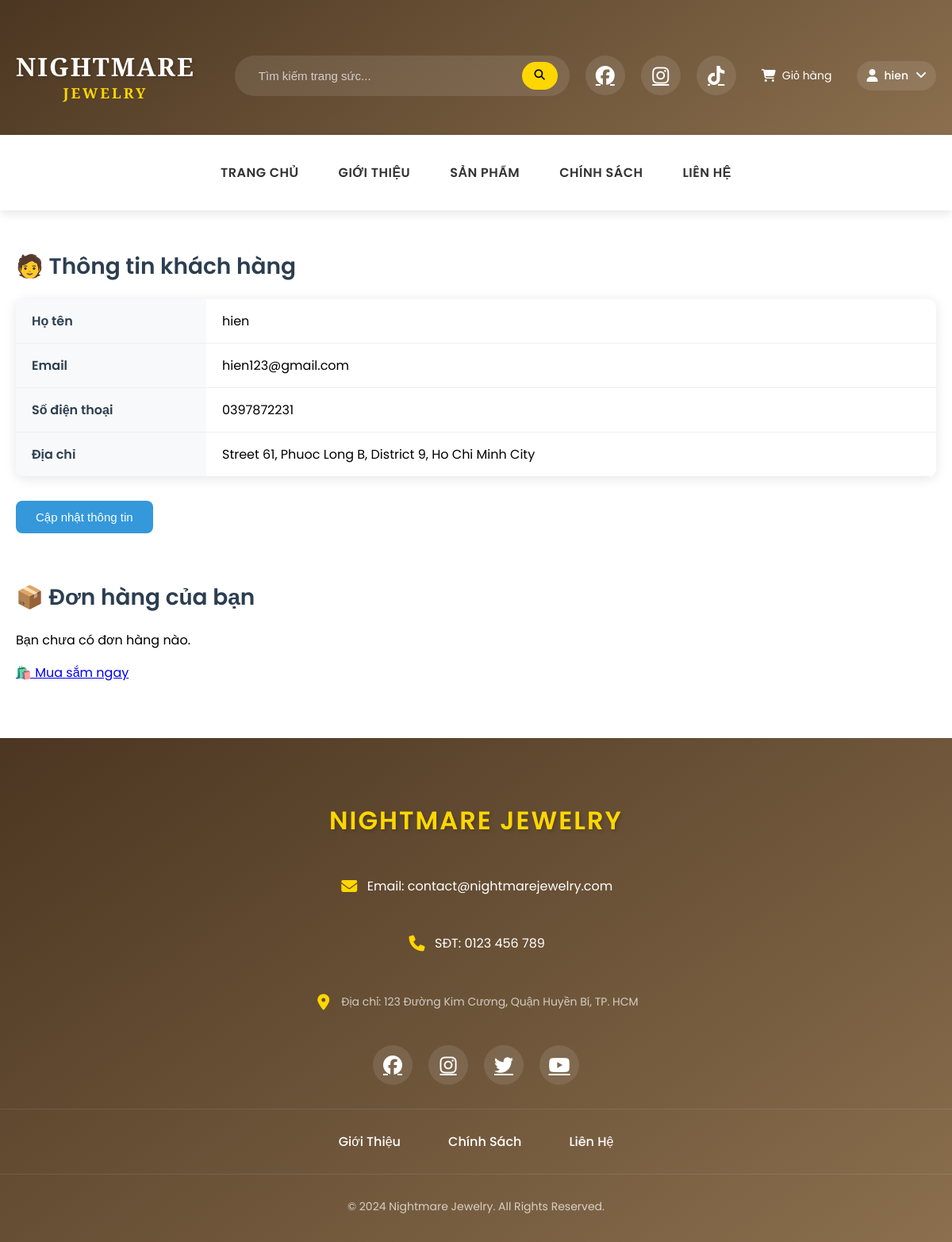
Before: /profile.php (signed in) with the older database file.
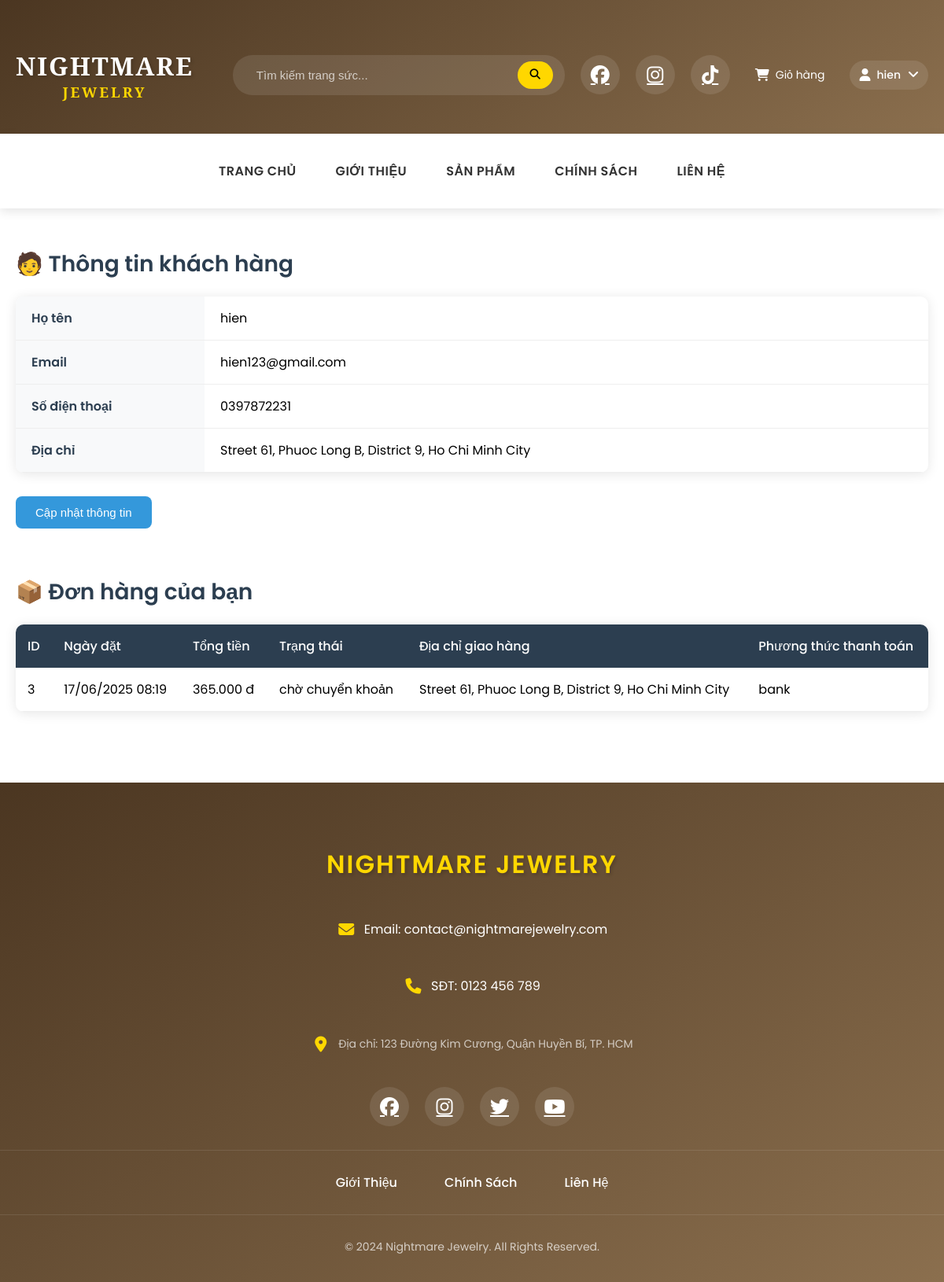
After: the same page with the newer database file.
### tables this page shows
CREATE TABLE `users` (
  `id` int(11) NOT NULL,
  `username` varchar(100) NOT NULL,
  `email` varchar(150) NOT NULL,
  `password` varchar(255) NOT NULL,
  `address` text DEFAULT NULL,
  `phone` varchar(20) DEFAULT NULL,
  `created_at` timestamp NOT NULL DEFAULT current_timestamp()
);

CREATE TABLE `orders` (
  `id` int(11) NOT NULL,
  `user_id` int(11) DEFAULT NULL,
  `order_date` timestamp NOT NULL DEFAULT current_timestamp(),
  `total` decimal(10,2) DEFAULT NULL,
  `status` varchar(50) DEFAULT 'pending',
  `shipping_address` text DEFAULT NULL,
  `payment_method` varchar(50) DEFAULT NULL,
  `customer_name` varchar(255) DEFAULT NULL
);

### profile.php (the view, shortened to what this page needs)
<?php
include 'admin/config.php';
$user_id = $_SESSION['user_id'];
$stmt = $con->prepare("SELECT username, email, phone, address FROM users WHERE id = ?");
$stmt->bind_param("i", $user_id);
$stmt->execute();
$result = $stmt->get_result();
$user = $result->fetch_assoc();
include 'header.php';
?>
<link rel="stylesheet" href="css/profile.css">
<div class="container">
    <div class="profile-section">
        <h2>🧑 Thông tin khách hàng</h2>
        <table class="info-table">
            <tr>
                <th>Họ tên</th>
                <td><?= htmlspecialchars($user['username']) ?></td>
            </tr>
            <tr>
                <th>Email</th>
                <td><?= htmlspecialchars($user['email']) ?></td>
            </tr>
            <tr>
                <th>Số điện thoại</th>
                <td><?= htmlspecialchars($user['phone']) ?></td>
            </tr>
            <tr>
                <th>Địa chỉ</th>
                <td><?= htmlspecialchars($user['address']) ?></td>
            </tr>
        </table>
        <button class="btn-update" type="button">Cập nhật thông tin</button>
    </div>
    <div class="orders-section">
        <h2>📦 Đơn hàng của bạn</h2>
        <?php
        $order_stmt = $con->prepare("SELECT * FROM orders WHERE user_id = ? ORDER BY order_date DESC");
        $order_stmt->bind_param("i", $user_id);
        $order_stmt->execute();
        $order_result = $order_stmt->get_result();
        ?>
        <?php if ($order_result->num_rows > 0): ?>
            <div class="table-responsive">
                <table class="orders-table">
                    <thead>
                        <tr>
                            <th>ID</th>
                            <th>Ngày đặt</th>
                            <th>Tổng tiền</th>
                            <th>Trạng thái</th>
                            <th>Địa chỉ giao hàng</th>
                            <th>Phương thức thanh toán</th>
                        </tr>
                    </thead>
                    <tbody>
                        <?php while ($order = $order_result->fetch_assoc()): ?>
                            <tr>
                                <td data-label="ID"><?= htmlspecialchars($order['id']) ?></td>
                                <td data-label="Ngày đặt"><?= date('d/m/Y H:i', strtotime($order['order_date'])) ?></td>
                                <td data-label="Tổng tiền"><?= number_format($order['total'], 0, ',', '.') ?> đ</td>
                                <td data-label="Trạng thái">
                                    <span class="status-badge status-<?= strtolower($order['status']) ?>">
                                        <?= htmlspecialchars($order['status']) ?>
                                    </span>
                                </td>
                                <td data-label="Địa chỉ giao hàng"><?= htmlspecialchars($order['shipping_address']) ?></td>
                                <td data-label="Phương thức thanh toán"><?= htmlspecialchars($order['payment_method']) ?></td>
                            </tr>
                        <?php endwhile; ?>
                    </tbody>
                </table>
            </div>
        <?php else: ?>
            <div class="no-orders">
                <p>Bạn chưa có đơn hàng nào.</p>
                <a href="product.php" class="btn-shop">🛍️ Mua sắm ngay</a>
            </div>
        <?php endif; ?>
    </div>
</div>
<?php include 'footer.php'; ?>

### header.php (shortened to what this page needs)
<!DOCTYPE html>
<html lang="vi">
<head>
    <link rel="stylesheet" href="css/header.css">
    <link rel="stylesheet" href="https://cdnjs.cloudflare.com/ajax/libs/font-awesome/6.5.0/css/all.min.css">
</head>
<body>
    <header class="site-header">
        <div class="main-header">
            <div class="container">
                <div class="logo-wrapper">
                    <h1 class="logo">
                        <a href="index.php">
                            <span class="logo-text">NIGHTMARE</span>
                            <span class="logo-sub">JEWELRY</span>
                        </a>
                    </h1>
                </div>
                <div class="search-bar">
                    <form action="search.php" method="get">
                        <input type="text" name="keyword" placeholder="Tìm kiếm trang sức..." required="">
                        <button type="submit"><i class="fas fa-search"></i></button>
                    </form>
                </div>
                <div class="user-actions">
                    <div class="social-links">
                        <a href="#"><i class="fab fa-facebook"></i></a>
                        <a href="#"><i class="fab fa-instagram"></i></a>
                        <a href="#"><i class="fab fa-tiktok"></i></a>
                    </div>
                    <a href="cart.php" class="cart-icon">
                        <i class="fas fa-shopping-cart"></i>
                        <span class="cart-label">Giỏ hàng</span>
                    </a>
                    <?php if (isset($_SESSION['username'])): ?>
                        <div class="user-menu">
                            <div class="user-link">
                                <i class="fas fa-user"></i>
                                <span><?php echo htmlspecialchars($_SESSION['username']); ?></span>
                            </div>
                        </div>
                    <?php endif; ?>
                </div>
            </div>
        </div>
        <nav class="main-nav">
            <div class="container">
                <ul class="menu">
                    <li><a href="index.php">Trang Chủ</a></li>
                    <li><a href="about.php">Giới Thiệu</a></li>
                    <li class="menu-item-has-children">
                        <a href="product.php">Sản Phẩm</a>
                    </li>
                    <li><a href="policy.php">Chính Sách</a></li>
                    <li><a href="contact.php">Liên Hệ</a></li>
                </ul>
            </div>
        </nav>
    </header>

### footer.php
<link rel="stylesheet" href="css/footer.css">
<link rel="stylesheet" href="https://cdnjs.cloudflare.com/ajax/libs/font-awesome/6.5.0/css/all.min.css">
<div class="footer">
    <h2>Nightmare Jewelry</h2>
    <div class="contact-info">
        <p><i class="fas fa-envelope"></i> Email: contact@nightmarejewelry.com</p>
        <p><i class="fas fa-phone"></i> SĐT: 0123 456 789</p>
        <p><i class="fas fa-map-marker-alt"></i> Địa chỉ: 123 Đường Kim Cương, Quận Huyền Bí, TP. HCM</p>
    </div>
    <div class="social-links">
        <a href="#" title="Facebook"><i class="fab fa-facebook"></i></a>
        <a href="#" title="Instagram"><i class="fab fa-instagram"></i></a>
        <a href="#" title="Twitter"><i class="fab fa-twitter"></i></a>
        <a href="#" title="YouTube"><i class="fab fa-youtube"></i></a>
    </div>
    <div class="colorlib">
        <a href="about.php">Giới Thiệu</a>
        <a href="policy.php">Chính Sách</a>
        <a href="contact.php">Liên Hệ</a>
    </div>
    <p>&copy; 2024 Nightmare Jewelry. All Rights Reserved.</p>
</div>

### css/header.css (style rules this page uses)
:root { --primary-color: #4B3621; --secondary-color: #8B6F4E; --accent-color: #FFD700; --text-light: #fff; --text-dark: #333; --transition: all 0.3s ease; }
body { margin: 0; font-family: 'Poppins', sans-serif; }
.container { max-width: 1200px; margin: 0 auto; padding: 0 20px; }
.main-header { background: linear-gradient(145deg, var(--primary-color), var(--secondary-color)); padding: 20px 0 0 0; }
.main-header > .container { display: grid; grid-template-columns: auto 1fr auto; align-items: center; gap: 50px; }
.logo { margin: 0; font-family: 'Playfair Display', serif; }
.logo a { text-decoration: none; color: var(--text-light); display: flex; flex-direction: column; align-items: center; }
.logo-text { font-size: 32px; font-weight: 700; letter-spacing: 2px; text-shadow: 2px 2px 4px rgba(0,0,0,0.2); }
.logo-sub { font-size: 18px; color: var(--accent-color); letter-spacing: 3px; }
.main-header .search-bar { width: 100%; max-width: 500px; margin: 0 auto; }
.main-header .search-bar form { width: 100%; display: flex; align-items: center; background: rgba(255,255,255,0.1); border-radius: 25px; padding: 8px 15px; transition: var(--transition); }
.main-header .search-bar input { flex: 1; width: 100%; background: none; border: none; padding: 8px 15px; color: var(--text-light); font-size: 15px; outline: none; }
.main-header .search-bar input::placeholder { color: rgba(255,255,255,0.7); }
.main-header .search-bar button { background: var(--accent-color); border: none; min-width: 45px; height: 35px; border-radius: 20px; cursor: pointer; transition: var(--transition); display: flex; align-items: center; justify-content: center; }
.main-header .user-actions { display: flex; align-items: center; gap: 20px; position: relative; }
.cart-icon { color: var(--text-light); text-decoration: none; display: flex; align-items: center; gap: 8px; transition: var(--transition); padding: 8px 12px; border-radius: 20px; }
.user-menu { position: relative; cursor: pointer; background: rgba(255,255,255,0.1); padding: 8px 35px 8px 12px; border-radius: 20px; transition: var(--transition); }
.user-menu::after { content: '\f107'; font-family: 'Font Awesome 5 Free'; font-weight: 900; position: absolute; right: 12px; top: 50%; transform: translateY(-50%); color: var(--text-light); transition: transform 0.3s ease; }
.user-link { color: var(--text-light); display: flex; align-items: center; gap: 8px; }
.user-link i { font-size: 16px; }
.user-link span { font-size: 14px; font-weight: 500; white-space: nowrap; }
.cart-label { font-size: 14px; }
.user-menu { position: relative; cursor: pointer; }
.contact-info { display: flex; gap: 20px; }
.social-links { display: flex; gap: 20px; margin-left: 20px; }
.social-links a { color: var(--text-light); font-size: 18px; transition: var(--transition); width: 32px; height: 32px; display: flex; align-items: center; justify-content: center; border-radius: 50%; background: rgba(255,255,255,0.1); }
.main-nav { background: #fff; box-shadow: 0 4px 12px rgba(0,0,0,0.1); }
.menu { list-style: none; margin: 0; padding: 0; display: flex; justify-content: center; }
.menu > li { position: relative; }
.menu > li > a { color: var(--text-dark); text-decoration: none; padding: 15px 25px; display: block; font-weight: 600; font-size: 16px; transition: var(--transition); text-transform: uppercase; letter-spacing: 0.5px; }
.menu > li::after { content: ''; position: absolute; bottom: 0; left: 50%; width: 0; height: 2px; background: var(--primary-color); transition: var(--transition); transform: translateX(-50%); }

Changed rows visible on the page:
added orders: id "3", order_date "17/06/2025 08:19", total "365.000", status "chờ chuyển khoản", shipping_address "Street 61, Phuoc Long B, District 9, Ho Chi Minh City", payment_method "bank"
Other visible differences:
text no longer shown: "Bạn chưa có đơn hàng nào. 🛍️ Mua sắm ngay"
text now shown: "ID Ngày đặt Tổng tiền Trạng thái Địa chỉ giao hàng Phương thức thanh toán"
